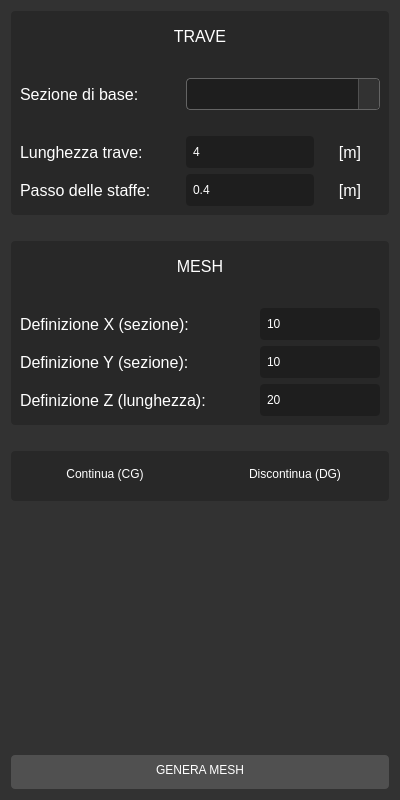
             <widget class="QFrame" name="frame_sezioni_4">
              <property name="minimumSize">
               <size>
                <width>400</width>
                <height>800</height>
               </size>
              </property>
              <property name="maximumSize">
               <size>
                <width>400</width>
                <height>800</height>
               </size>
              </property>
              <property name="sizeIncrement">
               <size>
                <width>0</width>
                <height>830</height>
               </size>
              </property>
              <property name="styleSheet">
               <string notr="true">background-color: rgb(50,50,50);
border-top-left-radius: 4px;
border-bottom-left-radius: 4px;</string>
              </property>
              <property name="frameShape">
               <enum>QFrame::StyledPanel</enum>
              </property>
              <property name="frameShadow">
               <enum>QFrame::Raised</enum>
              </property>
              <layout class="QVBoxLayout" name="verticalLayout_32">
               <item>
                <widget class="QFrame" name="frame_20">
                 <property name="styleSheet">
                  <string notr="true">background-color: rgb(40,40,40);
border-radius: 4px;</string>
                 </property>
                 <property name="frameShape">
                  <enum>QFrame::StyledPanel</enum>
                 </property>
                 <property name="frameShadow">
                  <enum>QFrame::Raised</enum>
                 </property>
                 <layout class="QGridLayout" name="gridLayout_9">
                  <item row="4" column="1">
                   <widget class="QLineEdit" name="beam_lunghezza">
                    <property name="sizePolicy">
                     <sizepolicy hsizetype="Preferred" vsizetype="Preferred">
                      <horstretch>0</horstretch>
                      <verstretch>0</verstretch>
                     </sizepolicy>
                    </property>
                    <property name="minimumSize">
                     <size>
                      <width>120</width>
                      <height>32</height>
                     </size>
                    </property>
                    <property name="maximumSize">
                     <size>
                      <width>16777215</width>
                      <height>32</height>
                     </size>
                    </property>
                    <property name="styleSheet">
                     <string notr="true">background-color: rgb(30,30,30);
font: 10pt &quot;Segoe UI&quot;;
color: rgb(255, 255, 255);
padding-left: 5px;
border-radius:4px</string>
                    </property>
                    <property name="text">
                     <string>4</string>
                    </property>
                   </widget>
                  </item>
                  <item row="5" column="1">
                   <widget class="QLineEdit" name="beam_passo">
                    <property name="sizePolicy">
                     <sizepolicy hsizetype="Preferred" vsizetype="Preferred">
                      <horstretch>0</horstretch>
                      <verstretch>0</verstretch>
                     </sizepolicy>
                    </property>
                    <property name="minimumSize">
                     <size>
                      <width>120</width>
                      <height>32</height>
                     </size>
                    </property>
                    <property name="maximumSize">
                     <size>
                      <width>16777215</width>
                      <height>32</height>
                     </size>
                    </property>
                    <property name="styleSheet">
                     <string notr="true">background-color: rgb(30,30,30);
font: 10pt &quot;Segoe UI&quot;;
color: rgb(255, 255, 255);
padding-left: 5px;
border-radius:4px</string>
                    </property>
                    <property name="text">
                     <string>0.4</string>
                    </property>
                   </widget>
                  </item>
                  <item row="2" column="1" colspan="2">
                   <widget class="QComboBox" name="combobox_beam_sezioni">
                    <property name="sizePolicy">
                     <sizepolicy hsizetype="Preferred" vsizetype="Preferred">
                      <horstretch>0</horstretch>
                      <verstretch>0</verstretch>
                     </sizepolicy>
                    </property>
                    <property name="minimumSize">
                     <size>
                      <width>160</width>
                      <height>32</height>
                     </size>
                    </property>
                    <property name="maximumSize">
                     <size>
                      <width>16777215</width>
                      <height>32</height>
                     </size>
                    </property>
                    <property name="mouseTracking">
                     <bool>false</bool>
                    </property>
                    <property name="styleSheet">
                     <string notr="true">QComboBox {
    font: 400 10pt &quot;Segoe UI&quot;;
    color: rgb(255, 255, 255);
    background-color: rgb(30, 30, 30);
    border: 1px solid rgb(100, 100, 100);
    border-radius: 4px;
    padding: 4px 6px;
    padding-right: 20px; /* spazio per la freccia */
}

QComboBox:hover {
    background-color: rgb(40, 40, 40);
    border: 1px solid rgb(120, 120, 120);
}

QComboBox::drop-down {
    subcontrol-origin: padding;
    subcontrol-position: top right;
    width: 20px;
    border-left: 1px solid rgb(80, 80, 80);
    background-color: rgb(50, 50, 50);
    border-top-right-radius: 4px;
    border-bottom-right-radius: 4px;
}

QComboBox::down-arrow {
    image: url(:/icons/arrow-down-white.png); /* Assicurati di avere un'icona bianca */
    width: 12px;
    height: 12px;
}

QComboBox QAbstractItemView {
    background-color: rgb(30, 30, 30);
    color: white;
    border: 1px solid rgb(90, 90, 90);
    selection-background-color: rgb(60, 60, 60);
    selection-color: white;
    outline: 0;
}
</string>
                    </property>
                    <property name="insertPolicy">
                     <enum>QComboBox::InsertAtBottom</enum>
                    </property>
                   </widget>
                  </item>
                  <item row="5" column="2">
                   <widget class="QLabel" name="label_242">
                    <property name="minimumSize">
                     <size>
                      <width>60</width>
                      <height>32</height>
                     </size>
                    </property>
                    <property name="maximumSize">
                     <size>
                      <width>60</width>
                      <height>16777215</height>
                     </size>
                    </property>
                    <property name="font">
                     <font>
                      <family>Segoe UI</family>
                      <pointsize>12</pointsize>
                      <weight>50</weight>
                      <italic>false</italic>
                      <bold>false</bold>
                     </font>
                    </property>
                    <property name="layoutDirection">
                     <enum>Qt::LeftToRight</enum>
                    </property>
                    <property name="styleSheet">
                     <string notr="true">font:400 12pt &quot;Segoe UI&quot;;
color: rgb(255,255,255);</string>
                    </property>
                    <property name="text">
                     <string>[m]</string>
                    </property>
                    <property name="alignment">
                     <set>Qt::AlignCenter</set>
                    </property>
                   </widget>
                  </item>
                  <item row="4" column="0">
                   <widget class="QLabel" name="label_238">
                    <property name="minimumSize">
                     <size>
                      <width>160</width>
                      <height>32</height>
                     </size>
                    </property>
                    <property name="font">
                     <font>
                      <family>Segoe UI</family>
                      <pointsize>12</pointsize>
                      <weight>50</weight>
                      <italic>false</italic>
                      <bold>false</bold>
                     </font>
                    </property>
                    <property name="layoutDirection">
                     <enum>Qt::LeftToRight</enum>
                    </property>
                    <property name="styleSheet">
                     <string notr="true">font:400 12pt &quot;Segoe UI&quot;;
color: rgb(255,255,255);</string>
                    </property>
                    <property name="text">
                     <string>Lunghezza trave:</string>
                    </property>
                    <property name="alignment">
                     <set>Qt::AlignLeading|Qt::AlignLeft|Qt::AlignVCenter</set>
                    </property>
                   </widget>
                  </item>
                  <item row="4" column="2">
                   <widget class="QLabel" name="label_239">
                    <property name="minimumSize">
                     <size>
                      <width>60</width>
                      <height>32</height>
                     </size>
                    </property>
                    <property name="maximumSize">
                     <size>
                      <width>60</width>
                      <height>16777215</height>
                     </size>
                    </property>
                    <property name="font">
                     <font>
                      <family>Segoe UI</family>
                      <pointsize>12</pointsize>
                      <weight>50</weight>
                      <italic>false</italic>
                      <bold>false</bold>
                     </font>
                    </property>
                    <property name="layoutDirection">
                     <enum>Qt::LeftToRight</enum>
                    </property>
                    <property name="styleSheet">
                     <string notr="true">font:400 12pt &quot;Segoe UI&quot;;
color: rgb(255,255,255);</string>
                    </property>
                    <property name="text">
                     <string>[m]</string>
                    </property>
                    <property name="alignment">
                     <set>Qt::AlignCenter</set>
                    </property>
                   </widget>
                  </item>
                  <item row="2" column="0">
                   <widget class="QLabel" name="label_237">
                    <property name="minimumSize">
                     <size>
                      <width>80</width>
                      <height>32</height>
                     </size>
                    </property>
                    <property name="maximumSize">
                     <size>
                      <width>1000000</width>
                      <height>16777215</height>
                     </size>
                    </property>
                    <property name="font">
                     <font>
                      <family>Segoe UI</family>
                      <pointsize>12</pointsize>
                      <weight>50</weight>
                      <italic>false</italic>
                      <bold>false</bold>
                     </font>
                    </property>
                    <property name="layoutDirection">
                     <enum>Qt::LeftToRight</enum>
                    </property>
                    <property name="styleSheet">
                     <string notr="true">font:400 12pt &quot;Segoe UI&quot;;
color: rgb(255,255,255);</string>
                    </property>
                    <property name="text">
                     <string>Sezione di base:</string>
                    </property>
                    <property name="alignment">
                     <set>Qt::AlignLeading|Qt::AlignLeft|Qt::AlignVCenter</set>
                    </property>
                   </widget>
                  </item>
                  <item row="3" column="0">
                   <spacer name="verticalSpacer_40">
                    <property name="orientation">
                     <enum>Qt::Vertical</enum>
                    </property>
                    <property name="sizeType">
                     <enum>QSizePolicy::Fixed</enum>
                    </property>
                    <property name="sizeHint" stdset="0">
                     <size>
                      <width>20</width>
                      <height>20</height>
                     </size>
                    </property>
                   </spacer>
                  </item>
                  <item row="5" column="0">
                   <widget class="QLabel" name="label_241">
                    <property name="minimumSize">
                     <size>
                      <width>160</width>
                      <height>32</height>
                     </size>
                    </property>
                    <property name="font">
                     <font>
                      <family>Segoe UI</family>
                      <pointsize>12</pointsize>
                      <weight>50</weight>
                      <italic>false</italic>
                      <bold>false</bold>
                     </font>
                    </property>
                    <property name="layoutDirection">
                     <enum>Qt::LeftToRight</enum>
                    </property>
                    <property name="styleSheet">
                     <string notr="true">font:400 12pt &quot;Segoe UI&quot;;
color: rgb(255,255,255);</string>
                    </property>
                    <property name="text">
                     <string>Passo delle staffe:</string>
                    </property>
                    <property name="alignment">
                     <set>Qt::AlignLeading|Qt::AlignLeft|Qt::AlignVCenter</set>
                    </property>
                   </widget>
                  </item>
                  <item row="0" column="0" colspan="3">
                   <widget class="QLabel" name="label_240">
                    <property name="minimumSize">
                     <size>
                      <width>70</width>
                      <height>32</height>
                     </size>
                    </property>
                    <property name="font">
                     <font>
                      <family>Segoe UI</family>
                      <pointsize>12</pointsize>
                      <weight>57</weight>
                      <italic>false</italic>
                      <bold>false</bold>
                     </font>
                    </property>
                    <property name="layoutDirection">
                     <enum>Qt::LeftToRight</enum>
                    </property>
                    <property name="styleSheet">
                     <string notr="true">font:460 12pt &quot;Segoe UI&quot;;
color: rgb(255,255,255);</string>
                    </property>
                    <property name="text">
                     <string>TRAVE</string>
                    </property>
                    <property name="alignment">
                     <set>Qt::AlignCenter</set>
                    </property>
                   </widget>
                  </item>
                  <item row="1" column="0">
                   <spacer name="verticalSpacer_42">
                    <property name="orientation">
                     <enum>Qt::Vertical</enum>
                    </property>
                    <property name="sizeType">
                     <enum>QSizePolicy::Fixed</enum>
                    </property>
                    <property name="sizeHint" stdset="0">
                     <size>
                      <width>20</width>
                      <height>20</height>
                     </size>
                    </property>
                   </spacer>
                  </item>
                 </layout>
                </widget>
               </item>
               <item>
                <spacer name="verticalSpacer_41">
                 <property name="orientation">
                  <enum>Qt::Vertical</enum>
                 </property>
                 <property name="sizeType">
                  <enum>QSizePolicy::Fixed</enum>
                 </property>
                 <property name="sizeHint" stdset="0">
                  <size>
                   <width>20</width>
                   <height>20</height>
                  </size>
                 </property>
                </spacer>
               </item>
               <item>
                <widget class="QFrame" name="frame_21">
                 <property name="styleSheet">
                  <string notr="true">background-color: rgb(40,40,40);
border-radius: 4px;</string>
                 </property>
                 <property name="frameShape">
                  <enum>QFrame::StyledPanel</enum>
                 </property>
                 <property name="frameShadow">
                  <enum>QFrame::Raised</enum>
                 </property>
                 <layout class="QGridLayout" name="gridLayout_8">
                  <item row="4" column="0" colspan="2">
                   <widget class="QLabel" name="label_245">
                    <property name="minimumSize">
                     <size>
                      <width>230</width>
                      <height>32</height>
                     </size>
                    </property>
                    <property name="font">
                     <font>
                      <family>Segoe UI</family>
                      <pointsize>12</pointsize>
                      <weight>50</weight>
                      <italic>false</italic>
                      <bold>false</bold>
                     </font>
                    </property>
                    <property name="layoutDirection">
                     <enum>Qt::LeftToRight</enum>
                    </property>
                    <property name="styleSheet">
                     <string notr="true">font:400 12pt &quot;Segoe UI&quot;;
color: rgb(255,255,255);</string>
                    </property>
                    <property name="text">
                     <string>Definizione Z (lunghezza):</string>
                    </property>
                    <property name="alignment">
                     <set>Qt::AlignLeading|Qt::AlignLeft|Qt::AlignVCenter</set>
                    </property>
                   </widget>
                  </item>
                  <item row="0" column="0" colspan="3">
                   <widget class="QLabel" name="label_246">
                    <property name="minimumSize">
                     <size>
                      <width>70</width>
                      <height>32</height>
                     </size>
                    </property>
                    <property name="font">
                     <font>
                      <family>Segoe UI</family>
                      <pointsize>12</pointsize>
                      <weight>57</weight>
                      <italic>false</italic>
                      <bold>false</bold>
                     </font>
                    </property>
                    <property name="layoutDirection">
                     <enum>Qt::LeftToRight</enum>
                    </property>
                    <property name="styleSheet">
                     <string notr="true">font:460 12pt &quot;Segoe UI&quot;;
color: rgb(255,255,255);</string>
                    </property>
                    <property name="text">
                     <string>MESH</string>
                    </property>
                    <property name="alignment">
                     <set>Qt::AlignCenter</set>
                    </property>
                   </widget>
                  </item>
                  <item row="2" column="2">
                   <widget class="QLineEdit" name="beam_definizione_x">
                    <property name="sizePolicy">
                     <sizepolicy hsizetype="Preferred" vsizetype="Preferred">
                      <horstretch>0</horstretch>
                      <verstretch>0</verstretch>
                     </sizepolicy>
                    </property>
                    <property name="minimumSize">
                     <size>
                      <width>120</width>
                      <height>32</height>
                     </size>
                    </property>
                    <property name="maximumSize">
                     <size>
                      <width>120</width>
                      <height>32</height>
                     </size>
                    </property>
                    <property name="styleSheet">
                     <string notr="true">background-color: rgb(30,30,30);
font: 10pt &quot;Segoe UI&quot;;
color: rgb(255, 255, 255);
padding-left: 5px;
border-radius:4px</string>
                    </property>
                    <property name="text">
                     <string>10</string>
                    </property>
                   </widget>
                  </item>
                  <item row="3" column="0" colspan="2">
                   <widget class="QLabel" name="label_244">
                    <property name="minimumSize">
                     <size>
                      <width>230</width>
                      <height>32</height>
                     </size>
                    </property>
                    <property name="font">
                     <font>
                      <family>Segoe UI</family>
                      <pointsize>12</pointsize>
                      <weight>50</weight>
                      <italic>false</italic>
                      <bold>false</bold>
                     </font>
                    </property>
                    <property name="layoutDirection">
                     <enum>Qt::LeftToRight</enum>
                    </property>
                    <property name="styleSheet">
                     <string notr="true">font:400 12pt &quot;Segoe UI&quot;;
color: rgb(255,255,255);</string>
                    </property>
                    <property name="text">
                     <string>Definizione Y (sezione):</string>
                    </property>
                    <property name="alignment">
                     <set>Qt::AlignLeading|Qt::AlignLeft|Qt::AlignVCenter</set>
                    </property>
                   </widget>
                  </item>
                  <item row="4" column="2">
                   <widget class="QLineEdit" name="beam_definizione_z">
                    <property name="sizePolicy">
                     <sizepolicy hsizetype="Preferred" vsizetype="Preferred">
                      <horstretch>0</horstretch>
                      <verstretch>0</verstretch>
                     </sizepolicy>
                    </property>
                    <property name="minimumSize">
                     <size>
                      <width>120</width>
                      <height>32</height>
                     </size>
                    </property>
                    <property name="maximumSize">
                     <size>
                      <width>120</width>
                      <height>32</height>
                     </size>
                    </property>
                    <property name="styleSheet">
                     <string notr="true">background-color: rgb(30,30,30);
font: 10pt &quot;Segoe UI&quot;;
color: rgb(255, 255, 255);
padding-left: 5px;
border-radius:4px</string>
                    </property>
                    <property name="text">
                     <string>20</string>
                    </property>
                   </widget>
                  </item>
                  <item row="3" column="2">
                   <widget class="QLineEdit" name="beam_definizione_y">
                    <property name="sizePolicy">
                     <sizepolicy hsizetype="Preferred" vsizetype="Preferred">
                      <horstretch>0</horstretch>
                      <verstretch>0</verstretch>
                     </sizepolicy>
                    </property>
                    <property name="minimumSize">
                     <size>
                      <width>120</width>
                      <height>32</height>
                     </size>
                    </property>
                    <property name="maximumSize">
                     <size>
                      <width>120</width>
                      <height>32</height>
                     </size>
                    </property>
                    <property name="styleSheet">
                     <string notr="true">background-color: rgb(30,30,30);
font: 10pt &quot;Segoe UI&quot;;
color: rgb(255, 255, 255);
padding-left: 5px;
border-radius:4px</string>
                    </property>
                    <property name="text">
                     <string>10</string>
                    </property>
                   </widget>
                  </item>
                  <item row="1" column="0">
                   <spacer name="verticalSpacer_43">
                    <property name="orientation">
                     <enum>Qt::Vertical</enum>
                    </property>
                    <property name="sizeType">
                     <enum>QSizePolicy::Fixed</enum>
                    </property>
                    <property name="sizeHint" stdset="0">
                     <size>
                      <width>20</width>
                      <height>20</height>
                     </size>
                    </property>
                   </spacer>
                  </item>
                  <item row="2" column="0" colspan="2">
                   <widget class="QLabel" name="label_243">
                    <property name="minimumSize">
                     <size>
                      <width>230</width>
                      <height>32</height>
                     </size>
                    </property>
                    <property name="font">
                     <font>
                      <family>Segoe UI</family>
                      <pointsize>12</pointsize>
                      <weight>50</weight>
                      <italic>false</italic>
                      <bold>false</bold>
                     </font>
                    </property>
                    <property name="layoutDirection">
                     <enum>Qt::LeftToRight</enum>
                    </property>
                    <property name="styleSheet">
                     <string notr="true">font:400 12pt &quot;Segoe UI&quot;;
color: rgb(255,255,255);</string>
                    </property>
                    <property name="text">
                     <string>Definizione X (sezione):</string>
                    </property>
                    <property name="alignment">
                     <set>Qt::AlignLeading|Qt::AlignLeft|Qt::AlignVCenter</set>
                    </property>
                   </widget>
                  </item>
                 </layout>
                </widget>
               </item>
               <item>
                <spacer name="verticalSpacer_51">
                 <property name="orientation">
                  <enum>Qt::Vertical</enum>
                 </property>
                 <property name="sizeType">
                  <enum>QSizePolicy::Fixed</enum>
                 </property>
                 <property name="sizeHint" stdset="0">
                  <size>
                   <width>20</width>
                   <height>20</height>
                  </size>
                 </property>
                </spacer>
               </item>
               <item>
                <widget class="QFrame" name="frame_25">
                 <property name="styleSheet">
                  <string notr="true">background-color: rgb(40,40,40);
border-radius: 4px;</string>
                 </property>
                 <property name="frameShape">
                  <enum>QFrame::StyledPanel</enum>
                 </property>
                 <property name="frameShadow">
                  <enum>QFrame::Raised</enum>
                 </property>
                 <layout class="QGridLayout" name="gridLayout_14">
                  <item row="0" column="0">
                   <layout class="QHBoxLayout" name="horizontalLayout_31">
                    <item>
                     <widget class="QPushButton" name="btn_beam_continuo">
                      <property name="sizePolicy">
                       <sizepolicy hsizetype="Fixed" vsizetype="Fixed">
                        <horstretch>0</horstretch>
                        <verstretch>0</verstretch>
                       </sizepolicy>
                      </property>
                      <property name="minimumSize">
                       <size>
                        <width>170</width>
                        <height>32</height>
                       </size>
                      </property>
                      <property name="maximumSize">
                       <size>
                        <width>170</width>
                        <height>32</height>
                       </size>
                      </property>
                      <property name="styleSheet">
                       <string notr="true">QPushButton{
    font:400 12pt &quot;Segoe UI&quot;;
    color: rgb(255,255,255);
	padding-bottom: 4px;
	border-radius:4px;
	border: none
}
QPushButton:hover {
    background-color: rgb(40,40,40);
	border: 1px solid rgb(120,120,120);
}
QPushButton:checked {
    background-color: rgb(30,30,30);
}</string>
                      </property>
                      <property name="text">
                       <string>Continua (CG)</string>
                      </property>
                      <property name="iconSize">
                       <size>
                        <width>35</width>
                        <height>35</height>
                       </size>
                      </property>
                     </widget>
                    </item>
                    <item>
                     <spacer name="horizontalSpacer_41">
                      <property name="orientation">
                       <enum>Qt::Horizontal</enum>
                      </property>
                      <property name="sizeHint" stdset="0">
                       <size>
                        <width>40</width>
                        <height>20</height>
                       </size>
                      </property>
                     </spacer>
                    </item>
                    <item>
                     <widget class="QPushButton" name="btn_beam_discontinuo">
                      <property name="sizePolicy">
                       <sizepolicy hsizetype="Fixed" vsizetype="Fixed">
                        <horstretch>0</horstretch>
                        <verstretch>0</verstretch>
                       </sizepolicy>
                      </property>
                      <property name="minimumSize">
                       <size>
                        <width>170</width>
                        <height>32</height>
                       </size>
                      </property>
                      <property name="maximumSize">
                       <size>
                        <width>170</width>
                        <height>32</height>
                       </size>
                      </property>
                      <property name="styleSheet">
                       <string notr="true">QPushButton{
    font:400 12pt &quot;Segoe UI&quot;;
    color: rgb(255,255,255);
	padding-bottom: 4px;
	border-radius:4px;
	border: none
}
QPushButton:hover {
    background-color: rgb(40,40,40);
	border: 1px solid rgb(120,120,120);
}
QPushButton:checked {
    background-color: rgb(30,30,30);
}</string>
                      </property>
                      <property name="text">
                       <string>Discontinua (DG)</string>
                      </property>
                      <property name="iconSize">
                       <size>
                        <width>35</width>
                        <height>35</height>
                       </size>
                      </property>
                     </widget>
                    </item>
                   </layout>
                  </item>
                 </layout>
                </widget>
               </item>
               <item>
                <spacer name="verticalSpacer_33">
                 <property name="orientation">
                  <enum>Qt::Vertical</enum>
                 </property>
                 <property name="sizeHint" stdset="0">
                  <size>
                   <width>20</width>
                   <height>40</height>
                  </size>
                 </property>
                </spacer>
               </item>
               <item>
                <widget class="QPushButton" name="beam_mesh">
                 <property name="sizePolicy">
                  <sizepolicy hsizetype="Preferred" vsizetype="Fixed">
                   <horstretch>0</horstretch>
                   <verstretch>0</verstretch>
                  </sizepolicy>
                 </property>
                 <property name="minimumSize">
                  <size>
                   <width>150</width>
                   <height>34</height>
                  </size>
                 </property>
                 <property name="maximumSize">
                  <size>
                   <width>16777215</width>
                   <height>34</height>
                  </size>
                 </property>
                 <property name="styleSheet">
                  <string notr="true">QPushButton{
	background-color: rgb(80,80,80);
    font:400 12pt &quot;Segoe UI&quot;;
    color: rgb(255,255,255);
	padding-bottom: 4px;
	border-radius:4px
}
QPushButton:hover {
    background-color: rgb(40,40,40);
	border: 1px solid rgb(120,120,120);
}</string>
                 </property>
                 <property name="text">
                  <string>GENERA MESH</string>
                 </property>
                </widget>
               </item>
              </layout>
             </widget>
